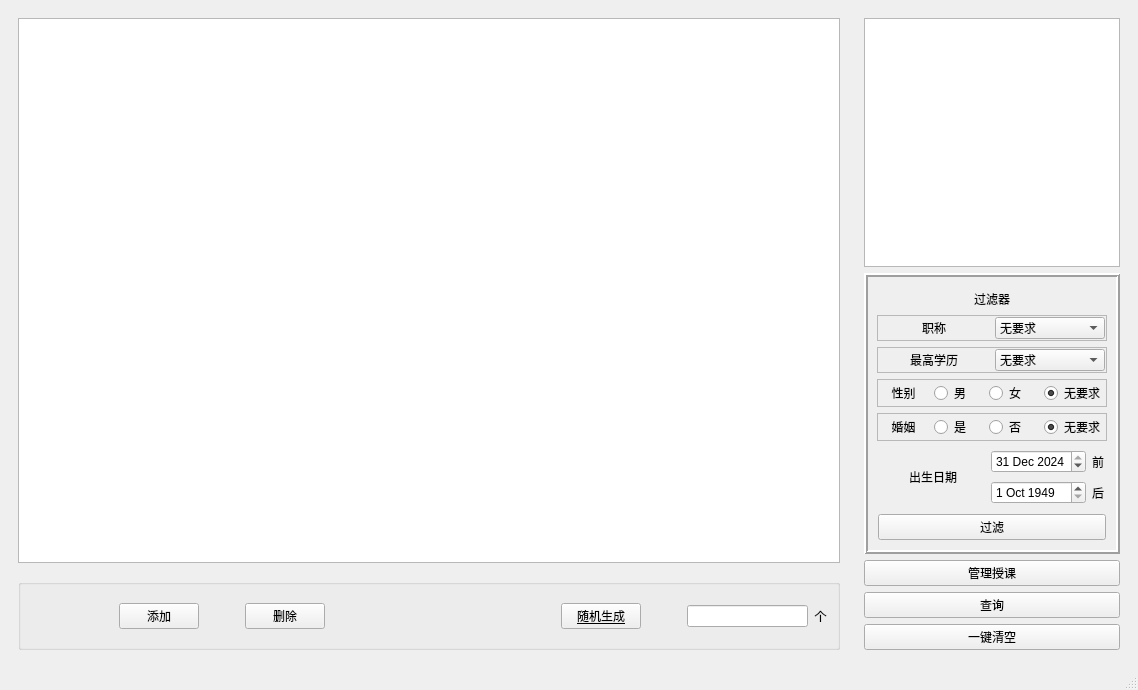
<?xml version="1.0" encoding="UTF-8"?>
<ui version="4.0">
 <class>MainWindow</class>
 <widget class="QMainWindow" name="MainWindow">
  <property name="geometry">
   <rect>
    <x>0</x>
    <y>0</y>
    <width>1138</width>
    <height>690</height>
   </rect>
  </property>
  <property name="windowTitle">
   <string>教师管理系统</string>
  </property>
  <widget class="QWidget" name="centralwidget">
   <layout class="QHBoxLayout" name="horizontalLayout_11">
    <item>
     <widget class="QWidget" name="widget_2" native="true">
      <property name="sizePolicy">
       <sizepolicy hsizetype="Preferred" vsizetype="Preferred">
        <horstretch>10</horstretch>
        <verstretch>0</verstretch>
       </sizepolicy>
      </property>
      <layout class="QVBoxLayout" name="verticalLayout_2">
       <item>
        <widget class="QTableView" name="TeacherView">
         <property name="sizePolicy">
          <sizepolicy hsizetype="Expanding" vsizetype="Expanding">
           <horstretch>0</horstretch>
           <verstretch>0</verstretch>
          </sizepolicy>
         </property>
         <attribute name="horizontalHeaderDefaultSectionSize">
          <number>93</number>
         </attribute>
         <attribute name="verticalHeaderVisible">
          <bool>true</bool>
         </attribute>
        </widget>
       </item>
       <item>
        <spacer name="verticalSpacer">
         <property name="orientation">
          <enum>Qt::Vertical</enum>
         </property>
         <property name="sizeType">
          <enum>QSizePolicy::Fixed</enum>
         </property>
         <property name="sizeHint" stdset="0">
          <size>
           <width>20</width>
           <height>10</height>
          </size>
         </property>
        </spacer>
       </item>
       <item>
        <widget class="QGroupBox" name="groupBox">
         <property name="title">
          <string/>
         </property>
         <layout class="QFormLayout" name="formLayout">
          <item row="0" column="0">
           <widget class="QWidget" name="widget_9" native="true">
            <property name="sizePolicy">
             <sizepolicy hsizetype="Preferred" vsizetype="Preferred">
              <horstretch>10</horstretch>
              <verstretch>0</verstretch>
             </sizepolicy>
            </property>
            <layout class="QHBoxLayout" name="horizontalLayout_10">
             <item>
              <spacer name="horizontalSpacer_2">
               <property name="orientation">
                <enum>Qt::Horizontal</enum>
               </property>
               <property name="sizeHint" stdset="0">
                <size>
                 <width>80</width>
                 <height>20</height>
                </size>
               </property>
              </spacer>
             </item>
             <item>
              <widget class="QPushButton" name="AddTeacherButton">
               <property name="text">
                <string>添加</string>
               </property>
              </widget>
             </item>
             <item>
              <spacer name="horizontalSpacer_4">
               <property name="orientation">
                <enum>Qt::Horizontal</enum>
               </property>
               <property name="sizeHint" stdset="0">
                <size>
                 <width>40</width>
                 <height>20</height>
                </size>
               </property>
              </spacer>
             </item>
             <item>
              <widget class="QPushButton" name="DeleteTeacherButton">
               <property name="text">
                <string>删除</string>
               </property>
              </widget>
             </item>
             <item>
              <spacer name="horizontalSpacer_3">
               <property name="orientation">
                <enum>Qt::Horizontal</enum>
               </property>
               <property name="sizeHint" stdset="0">
                <size>
                 <width>220</width>
                 <height>20</height>
                </size>
               </property>
              </spacer>
             </item>
            </layout>
           </widget>
          </item>
          <item row="0" column="1">
           <widget class="QWidget" name="widget_11" native="true">
            <property name="sizePolicy">
             <sizepolicy hsizetype="Preferred" vsizetype="Preferred">
              <horstretch>2</horstretch>
              <verstretch>0</verstretch>
             </sizepolicy>
            </property>
            <layout class="QHBoxLayout" name="horizontalLayout">
             <property name="leftMargin">
              <number>1</number>
             </property>
             <property name="topMargin">
              <number>1</number>
             </property>
             <property name="rightMargin">
              <number>1</number>
             </property>
             <property name="bottomMargin">
              <number>1</number>
             </property>
             <item>
              <widget class="QPushButton" name="RandomButton">
               <property name="font">
                <font>
                 <underline>true</underline>
                 <strikeout>false</strikeout>
                </font>
               </property>
               <property name="text">
                <string>随机生成</string>
               </property>
              </widget>
             </item>
             <item>
              <spacer name="horizontalSpacer">
               <property name="orientation">
                <enum>Qt::Horizontal</enum>
               </property>
               <property name="sizeHint" stdset="0">
                <size>
                 <width>40</width>
                 <height>20</height>
                </size>
               </property>
              </spacer>
             </item>
             <item>
              <widget class="QLineEdit" name="randomEdit">
               <property name="sizePolicy">
                <sizepolicy hsizetype="Expanding" vsizetype="Fixed">
                 <horstretch>2</horstretch>
                 <verstretch>0</verstretch>
                </sizepolicy>
               </property>
              </widget>
             </item>
             <item>
              <widget class="QLabel" name="label_9">
               <property name="text">
                <string>个</string>
               </property>
               <property name="alignment">
                <set>Qt::AlignCenter</set>
               </property>
              </widget>
             </item>
            </layout>
           </widget>
          </item>
         </layout>
        </widget>
       </item>
      </layout>
     </widget>
    </item>
    <item>
     <widget class="QWidget" name="widget" native="true">
      <property name="sizePolicy">
       <sizepolicy hsizetype="Preferred" vsizetype="Preferred">
        <horstretch>0</horstretch>
        <verstretch>0</verstretch>
       </sizepolicy>
      </property>
      <layout class="QGridLayout" name="gridLayout_2">
       <item row="1" column="0">
        <widget class="QFrame" name="Choose_frame">
         <property name="frameShape">
          <enum>QFrame::Box</enum>
         </property>
         <property name="frameShadow">
          <enum>QFrame::Raised</enum>
         </property>
         <property name="lineWidth">
          <number>2</number>
         </property>
         <layout class="QVBoxLayout" name="verticalLayout">
          <property name="topMargin">
           <number>5</number>
          </property>
          <item>
           <widget class="QWidget" name="widget_8" native="true">
            <layout class="QVBoxLayout" name="verticalLayout_4">
             <property name="leftMargin">
              <number>1</number>
             </property>
             <property name="topMargin">
              <number>8</number>
             </property>
             <property name="rightMargin">
              <number>1</number>
             </property>
             <property name="bottomMargin">
              <number>1</number>
             </property>
             <item>
              <widget class="QLabel" name="label_7">
               <property name="text">
                <string>过滤器</string>
               </property>
               <property name="alignment">
                <set>Qt::AlignCenter</set>
               </property>
              </widget>
             </item>
            </layout>
           </widget>
          </item>
          <item>
           <widget class="QFrame" name="frame_2">
            <property name="frameShape">
             <enum>QFrame::StyledPanel</enum>
            </property>
            <property name="frameShadow">
             <enum>QFrame::Raised</enum>
            </property>
            <layout class="QHBoxLayout" name="horizontalLayout_2">
             <property name="leftMargin">
              <number>1</number>
             </property>
             <property name="topMargin">
              <number>1</number>
             </property>
             <property name="rightMargin">
              <number>1</number>
             </property>
             <property name="bottomMargin">
              <number>1</number>
             </property>
             <item>
              <widget class="QLabel" name="label">
               <property name="text">
                <string>职称</string>
               </property>
               <property name="alignment">
                <set>Qt::AlignCenter</set>
               </property>
              </widget>
             </item>
             <item>
              <widget class="QComboBox" name="Choose_Profession">
               <property name="sizePolicy">
                <sizepolicy hsizetype="Minimum" vsizetype="Fixed">
                 <horstretch>0</horstretch>
                 <verstretch>0</verstretch>
                </sizepolicy>
               </property>
               <property name="layoutDirection">
                <enum>Qt::LeftToRight</enum>
               </property>
               <item>
                <property name="text">
                 <string>无要求</string>
                </property>
               </item>
               <item>
                <property name="text">
                 <string>三级教师</string>
                </property>
               </item>
               <item>
                <property name="text">
                 <string>二级教师</string>
                </property>
               </item>
               <item>
                <property name="text">
                 <string>一级教师</string>
                </property>
               </item>
               <item>
                <property name="text">
                 <string>高级教师</string>
                </property>
               </item>
               <item>
                <property name="text">
                 <string>正高级教师</string>
                </property>
               </item>
              </widget>
             </item>
            </layout>
           </widget>
          </item>
          <item>
           <widget class="QFrame" name="frame_5">
            <property name="frameShape">
             <enum>QFrame::StyledPanel</enum>
            </property>
            <property name="frameShadow">
             <enum>QFrame::Raised</enum>
            </property>
            <layout class="QHBoxLayout" name="horizontalLayout_9">
             <property name="leftMargin">
              <number>1</number>
             </property>
             <property name="topMargin">
              <number>1</number>
             </property>
             <property name="rightMargin">
              <number>1</number>
             </property>
             <property name="bottomMargin">
              <number>1</number>
             </property>
             <item>
              <widget class="QLabel" name="label_8">
               <property name="text">
                <string>最高学历</string>
               </property>
               <property name="alignment">
                <set>Qt::AlignCenter</set>
               </property>
              </widget>
             </item>
             <item>
              <widget class="QComboBox" name="Choose_Education">
               <item>
                <property name="text">
                 <string>无要求</string>
                </property>
               </item>
               <item>
                <property name="text">
                 <string>小学</string>
                </property>
               </item>
               <item>
                <property name="text">
                 <string>初中</string>
                </property>
               </item>
               <item>
                <property name="text">
                 <string>高中</string>
                </property>
               </item>
               <item>
                <property name="text">
                 <string>专科</string>
                </property>
               </item>
               <item>
                <property name="text">
                 <string>本科</string>
                </property>
               </item>
               <item>
                <property name="text">
                 <string>硕士研究生</string>
                </property>
               </item>
               <item>
                <property name="text">
                 <string>博士研究生</string>
                </property>
               </item>
              </widget>
             </item>
            </layout>
           </widget>
          </item>
          <item>
           <widget class="QFrame" name="frame_3">
            <property name="frameShape">
             <enum>QFrame::StyledPanel</enum>
            </property>
            <property name="frameShadow">
             <enum>QFrame::Raised</enum>
            </property>
            <layout class="QHBoxLayout" name="horizontalLayout_3">
             <property name="leftMargin">
              <number>1</number>
             </property>
             <property name="topMargin">
              <number>1</number>
             </property>
             <property name="rightMargin">
              <number>1</number>
             </property>
             <property name="bottomMargin">
              <number>1</number>
             </property>
             <item>
              <widget class="QLabel" name="label_2">
               <property name="text">
                <string>性别</string>
               </property>
               <property name="alignment">
                <set>Qt::AlignCenter</set>
               </property>
              </widget>
             </item>
             <item>
              <widget class="QRadioButton" name="Choose_Male">
               <property name="text">
                <string>男</string>
               </property>
              </widget>
             </item>
             <item>
              <widget class="QRadioButton" name="Choose_Female">
               <property name="text">
                <string>女</string>
               </property>
              </widget>
             </item>
             <item>
              <widget class="QRadioButton" name="Choose_Unsex">
               <property name="text">
                <string>无要求</string>
               </property>
               <property name="checked">
                <bool>true</bool>
               </property>
              </widget>
             </item>
            </layout>
           </widget>
          </item>
          <item>
           <widget class="QFrame" name="frame_4">
            <property name="frameShape">
             <enum>QFrame::StyledPanel</enum>
            </property>
            <property name="frameShadow">
             <enum>QFrame::Raised</enum>
            </property>
            <layout class="QHBoxLayout" name="horizontalLayout_7">
             <property name="leftMargin">
              <number>1</number>
             </property>
             <property name="topMargin">
              <number>1</number>
             </property>
             <property name="rightMargin">
              <number>1</number>
             </property>
             <property name="bottomMargin">
              <number>1</number>
             </property>
             <item>
              <widget class="QLabel" name="label_6">
               <property name="text">
                <string>婚姻</string>
               </property>
               <property name="alignment">
                <set>Qt::AlignCenter</set>
               </property>
              </widget>
             </item>
             <item>
              <widget class="QRadioButton" name="Choose_Yes">
               <property name="text">
                <string>是</string>
               </property>
              </widget>
             </item>
             <item>
              <widget class="QRadioButton" name="Choose_No">
               <property name="text">
                <string>否</string>
               </property>
              </widget>
             </item>
             <item>
              <widget class="QRadioButton" name="Choose_Unmarriage">
               <property name="text">
                <string>无要求</string>
               </property>
               <property name="checked">
                <bool>true</bool>
               </property>
              </widget>
             </item>
            </layout>
           </widget>
          </item>
          <item>
           <widget class="QWidget" name="widget_3" native="true">
            <layout class="QHBoxLayout" name="horizontalLayout_6">
             <property name="spacing">
              <number>1</number>
             </property>
             <property name="leftMargin">
              <number>1</number>
             </property>
             <property name="topMargin">
              <number>1</number>
             </property>
             <property name="rightMargin">
              <number>1</number>
             </property>
             <property name="bottomMargin">
              <number>1</number>
             </property>
             <item>
              <widget class="QLabel" name="label_3">
               <property name="text">
                <string>出生日期</string>
               </property>
               <property name="alignment">
                <set>Qt::AlignCenter</set>
               </property>
              </widget>
             </item>
             <item>
              <widget class="QWidget" name="widget_6" native="true">
               <layout class="QVBoxLayout" name="verticalLayout_3">
                <property name="leftMargin">
                 <number>1</number>
                </property>
                <property name="topMargin">
                 <number>1</number>
                </property>
                <property name="rightMargin">
                 <number>1</number>
                </property>
                <property name="bottomMargin">
                 <number>1</number>
                </property>
                <item>
                 <widget class="QWidget" name="widget_4" native="true">
                  <layout class="QHBoxLayout" name="horizontalLayout_4">
                   <property name="leftMargin">
                    <number>1</number>
                   </property>
                   <property name="topMargin">
                    <number>1</number>
                   </property>
                   <property name="rightMargin">
                    <number>1</number>
                   </property>
                   <property name="bottomMargin">
                    <number>1</number>
                   </property>
                   <item>
                    <widget class="QDateEdit" name="EndDate">
                     <property name="dateTime">
                      <datetime>
                       <hour>15</hour>
                       <minute>59</minute>
                       <second>59</second>
                       <year>2024</year>
                       <month>12</month>
                       <day>31</day>
                      </datetime>
                     </property>
                     <property name="date">
                      <date>
                       <year>2024</year>
                       <month>12</month>
                       <day>31</day>
                      </date>
                     </property>
                    </widget>
                   </item>
                   <item>
                    <widget class="QLabel" name="label_4">
                     <property name="text">
                      <string>前</string>
                     </property>
                    </widget>
                   </item>
                  </layout>
                 </widget>
                </item>
                <item>
                 <widget class="QWidget" name="widget_5" native="true">
                  <layout class="QHBoxLayout" name="horizontalLayout_5">
                   <property name="leftMargin">
                    <number>1</number>
                   </property>
                   <property name="topMargin">
                    <number>1</number>
                   </property>
                   <property name="rightMargin">
                    <number>1</number>
                   </property>
                   <property name="bottomMargin">
                    <number>1</number>
                   </property>
                   <item>
                    <widget class="QDateEdit" name="StartDate">
                     <property name="dateTime">
                      <datetime>
                       <hour>0</hour>
                       <minute>0</minute>
                       <second>0</second>
                       <year>1949</year>
                       <month>10</month>
                       <day>1</day>
                      </datetime>
                     </property>
                    </widget>
                   </item>
                   <item>
                    <widget class="QLabel" name="label_5">
                     <property name="text">
                      <string>后</string>
                     </property>
                    </widget>
                   </item>
                  </layout>
                 </widget>
                </item>
               </layout>
              </widget>
             </item>
            </layout>
           </widget>
          </item>
          <item>
           <widget class="QWidget" name="widget_7" native="true">
            <layout class="QHBoxLayout" name="horizontalLayout_8">
             <property name="leftMargin">
              <number>1</number>
             </property>
             <property name="topMargin">
              <number>1</number>
             </property>
             <property name="rightMargin">
              <number>1</number>
             </property>
             <property name="bottomMargin">
              <number>1</number>
             </property>
             <item>
              <widget class="QPushButton" name="FilterButton">
               <property name="text">
                <string>过滤</string>
               </property>
              </widget>
             </item>
            </layout>
           </widget>
          </item>
         </layout>
        </widget>
       </item>
       <item row="4" column="0">
        <widget class="QPushButton" name="ClearButton">
         <property name="text">
          <string>一键清空</string>
         </property>
        </widget>
       </item>
       <item row="0" column="0">
        <widget class="QListView" name="ClassView">
         <property name="itemAlignment">
          <set>Qt::AlignCenter</set>
         </property>
        </widget>
       </item>
       <item row="2" column="0">
        <widget class="QPushButton" name="ManagerButton">
         <property name="text">
          <string>管理授课</string>
         </property>
        </widget>
       </item>
       <item row="3" column="0">
        <widget class="QPushButton" name="pushButton">
         <property name="text">
          <string>查询</string>
         </property>
        </widget>
       </item>
      </layout>
     </widget>
    </item>
   </layout>
  </widget>
  <widget class="QMenuBar" name="menubar">
   <property name="geometry">
    <rect>
     <x>0</x>
     <y>0</y>
     <width>1138</width>
     <height>25</height>
    </rect>
   </property>
  </widget>
  <widget class="QStatusBar" name="statusbar"/>
 </widget>
 <resources/>
 <connections/>
</ui>
